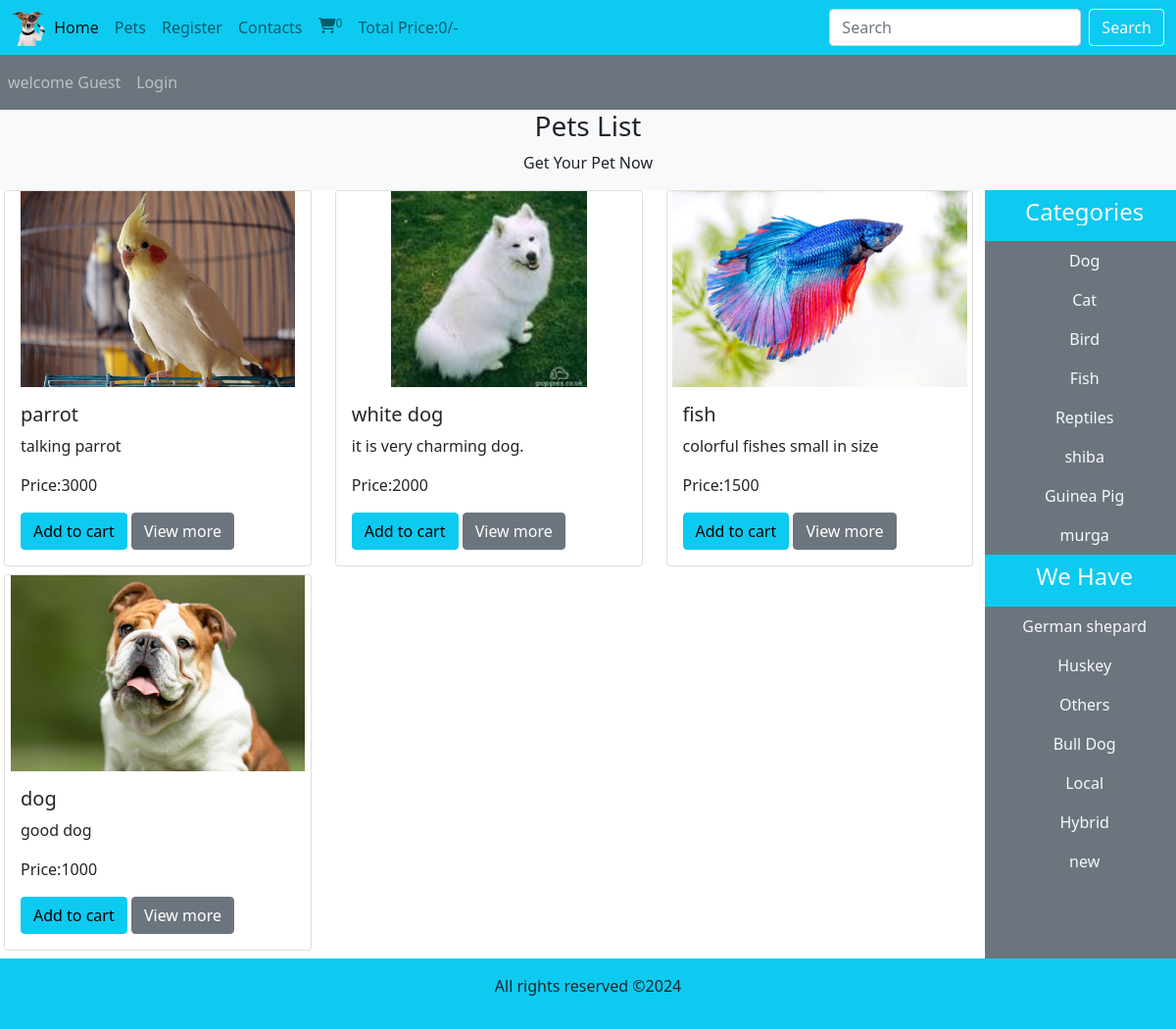
Screenshot of /display_all.php with the database file from the repository.
### tables this page shows
CREATE TABLE `pets` (
  `pet_id` int(11) NOT NULL,
  `pet_title` varchar(100) NOT NULL,
  `pet_description` varchar(255) NOT NULL,
  `pet_keywords` varchar(255) NOT NULL,
  `category_id` int(11) NOT NULL,
  `breed_id` int(11) NOT NULL,
  `pet_image1` varchar(255) NOT NULL,
  `pet_image2` varchar(255) NOT NULL,
  `pet_image3` varchar(255) NOT NULL,
  `pet_price` varchar(100) NOT NULL,
  `date` timestamp NOT NULL DEFAULT current_timestamp() ON UPDATE current_timestamp(),
  `status` varchar(100) NOT NULL
);

CREATE TABLE `categories` (
  `category_id` int(11) NOT NULL,
  `category_title` varchar(100) NOT NULL
);

CREATE TABLE `breeds` (
  `breed_id` int(11) NOT NULL,
  `breed_title` varchar(100) NOT NULL
);

### display_all.php (the view, shortened to what this page needs)
<?php
include('./includes/connect.php');
include('./functions/common_function.php');
?>
<!DOCTYPE html>
<html lang="en">
<head>
    <link href="https://cdn.jsdelivr.net/npm/bootstrap@5.0.2/dist/css/bootstrap.min.css" rel="stylesheet">
    <link rel="stylesheet" href="https://cdnjs.cloudflare.com/ajax/libs/font-awesome/6.5.2/css/all.min.css" />
<link rel="stylesheet" href="style.css">
</head>
<body>
  <div class="container-fluid p-0">
    <nav class="navbar navbar-expand-lg navbar-light bg-info">
  <div class="container-fluid">
    <img src="./images/real.png" alt="" class="logo">
    <div class="collapse navbar-collapse" id="navbarSupportedContent">
      <ul class="navbar-nav me-auto mb-2 mb-lg-0">
        <li class="nav-item">
          <a class="nav-link active" aria-current="page" href="index.php">Home</a>
        </li>
        <li class="nav-item">
          <a class="nav-link" href="display_all.php">Pets</a>
        </li>
        <li class="nav-item">
          <a class="nav-link" href="./users_area/user_registration.php">Register</a>
        </li>
        <li class="nav-item">
          <a class="nav-link" href="#">Contacts</a>
        </li>
        <li class="nav-item">
          <a class="nav-link" href="cart.php"><i class="fa fa-shopping-cart" aria-hidden="true"></i><sup><?php cart_item();?></sup></a>
        </li>
        <li class="nav-item">
          <a class="nav-link" href="#">Total Price:<?php total_cart_price(); ?>/-</a>
        </li>
      </ul>
      <form class="d-flex" action="search_pet.php" method="get">
        <input class="form-control me-2" type="search" placeholder="Search" aria-label="Search" name="search_data">
       <input type="submit" value="Search" class="btn btn-outline-light" name="search_data_pet">
      </form>
    </div>
  </div>
</nav>
<nav class="navbar navbar-expand-lg navbar-dark bg-secondary">
<ul class="navbar-nav me-auto">
        <?php
          if(!isset($_SESSION['username'])){
            echo"<li class='nav-item'>
            <a class='nav-link' href='#'>welcome Guest</a>
          </li>";
          }else{
            echo"<li class='nav-item'>
            <a class='nav-link' href=''>Welcome ".$_SESSION['username']."</a>
          </li>";
        }
        if(!isset($_SESSION['username'])){
        echo" <li class='nav-item'>
        <a class='nav-link' href='./users_area/user_login.php'>Login</a>
      </li>";
      }else{
        echo"<li class='nav-item'>
        <a class='nav-link' href='./users_area/logout.php'>Logout</a>
      </li>";
    }
    ?>
</ul>
</nav>
<div class="bg-light">
    <h3 class="text-center">Pets List</h3>
    <p class="text-center">Get Your Pet Now</p>
</div>
<div class="row px-1">
  <div class="col-md-10">
<div class="row">
<?php
getpets();
?>
</div>
</div>
  <div class="col-md-2 bg-secondary p-0">
     <ul class="navbar-nav me-auto text-center">
      <li class="nav-pet bg-info">
      <a href="#" class="nav-link text-light"><h4>Categories</h4></a>
      </li>
  <?php
$select_categories="select * from `categories`";
$result_categories=mysqli_query($con,$select_categories);
while($row_data=mysqli_fetch_assoc($result_categories)){
  $category_title=$row_data['category_title'];
  $category_id=$row_data['category_id'];
  echo"
  <li class='nav-pet ''>
    <a href='index.php?category=$category_id' class='nav-link text-light'> $category_title</a>
  </li>";
}
?>
     </ul>
     <ul class="navbar-nav me-auto text-center">
      <li class="nav-pet bg-info">
      <a href="#" class="nav-link text-light"><h4>We Have</h4></a>
      </li>
  <?php
getbreeds();
?>
     </ul>
  </div>
</div>
<?php
include("./includes/footer.php")
?>
</div>
</body>
</html>

### functions/common_function.php (shortened to what this page needs)
<?php
function getpets(){
  global $con;
if(!isset($_GET['category'])){
  if(!isset($_GET['breed'])){
    $select_query="select * from `pets` order by rand() LIMIT 0,4";
$result_query=mysqli_query($con,$select_query);
while($row=mysqli_fetch_assoc($result_query)){
  $pet_id=$row['pet_id'];
  $pet_title=$row['pet_title'];
  $pet_description=$row['pet_description'];
  $pet_image1=$row['pet_image1'];
  $pet_price=$row['pet_price'];
  echo "<div class='col-md-4 mb-2'>
  <div class='card'>
                  <img src='./admin_area/pet_images/$pet_image1' class='card-img-top' alt='$pet_title'>
                  <div class='card-body'>
                    <h5 class='card-title'> $pet_title</h5>
                    <p class='card-text'> $pet_description</p>
                    <p class='card-text'>Price:$pet_price</p>
                    <a href='index.php?add_to_cart=$pet_id' class='btn btn-info'>Add to cart</a>
                    <a href='pet_details.php?pet_id=$pet_id' class='btn btn-secondary'>View more</a>
                  </div>
  </div>
  </div>";
}
}
}
}
function getbreeds(){
  global $con;
$select_breeds="select * from `breeds`";
$result_breeds=mysqli_query($con,$select_breeds);
while($row_data=mysqli_fetch_assoc($result_breeds)){
  $breed_title=$row_data['breed_title'];
  $breed_id=$row_data['breed_id'];
  echo"
  <li class='nav-pet ''>
    <a href='index.php?breed=$breed_id' class='nav-link text-light'> $breed_title</a>
  </li>";
}
}
    function getIPAddress() {
     if(!empty($_SERVER['HTTP_CLIENT_IP'])) {
                $ip = $_SERVER['HTTP_CLIENT_IP'];
        }
    elseif (!empty($_SERVER['HTTP_X_FORWARDED_FOR'])) {
                $ip = $_SERVER['HTTP_X_FORWARDED_FOR'];
     }
    else{
             $ip = $_SERVER['REMOTE_ADDR'];
     }
     return $ip;
}
function cart_item(){
  if(isset($_GET['add_to_cart'])){
    global $con;
    $get_ip_address = getIPAddress();
    $select_query="select * from `cart_details` where ip_address='$get_ip_address'";
    $result_query=mysqli_query($con,$select_query);
    $count_cart_items=mysqli_num_rows($result_query);
    }else{
      global $con;
      $get_ip_address = getIPAddress();
      $select_query="select * from `cart_details` where ip_address='$get_ip_address'";
      $result_query=mysqli_query($con,$select_query);
      $count_cart_items=mysqli_num_rows($result_query);
      }
      echo $count_cart_items;
  }
  function total_cart_price(){
    $total_price=0;
  echo $total_price;
  }
?>

### style.css (style rules this page uses)
* { margin:0; padding:0; box-sizing:border-box; overflow-x:hidden; }
.logo { width:3%; height:3%; }
.card-img-top { width:100%; height:200px; object-fit:contain; }

### rows the page displays
pets: pet_image1+pet_title (picture), pet_title "parrot", pet_description "talking parrot", pet_price "3000"
pets: pet_image1 (picture), pet_title "white dog", pet_description "it is very charming dog.", pet_price "2000"
pets: pet_image1+pet_title (picture), pet_title "fish", pet_description "colorful fishes small in size", pet_price "1500"
pets: pet_image1 (picture), pet_title "dog", pet_description "good dog", pet_price "1000"
categories: category_title "Dog"
categories: category_title "Cat"
categories: category_title "Bird"
categories: category_title "Fish"
categories: category_title "Reptiles"
categories: category_title "shiba"
categories: category_title "Guinea Pig"
categories: category_title "murga"
breeds: breed_title "German shepard"
breeds: breed_title "Huskey"
breeds: breed_title "Others"
breeds: breed_title "Bull Dog"
breeds: breed_title "Local"
breeds: breed_title "Hybrid"
breeds: breed_title "new"

### other values shown
$count_cart_items "0"
$total_price "0"
